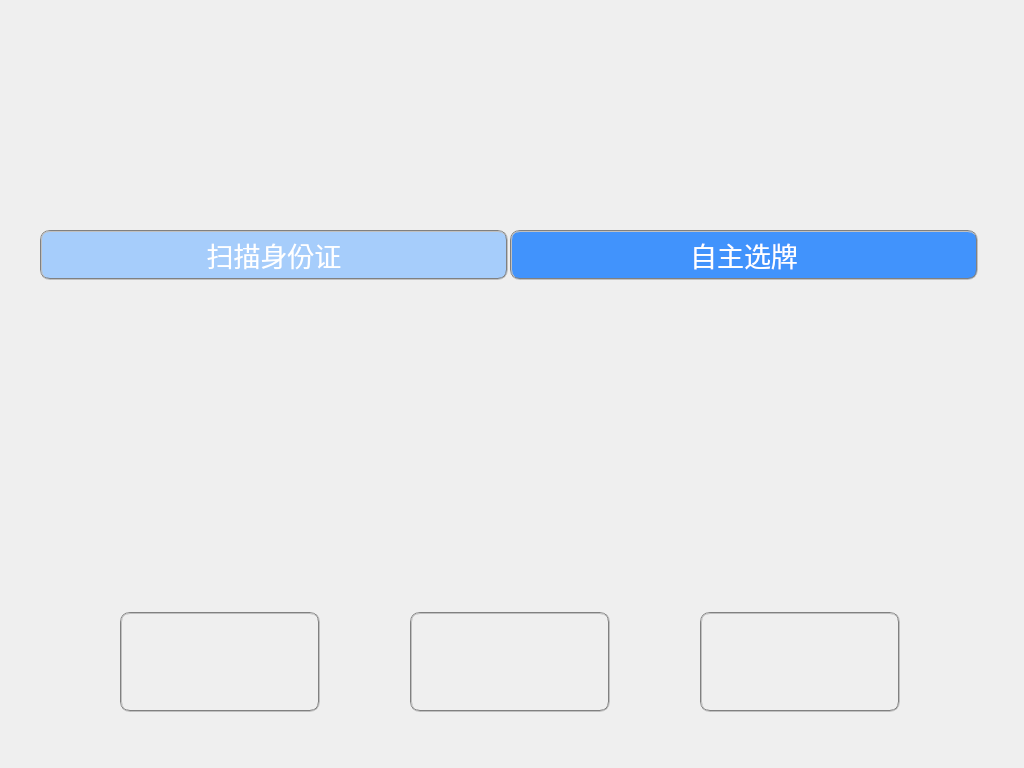
<?xml version="1.0" encoding="UTF-8"?>
<ui version="4.0">
 <class>SelectLicenseDialog</class>
 <widget class="QDialog" name="SelectLicenseDialog">
  <property name="geometry">
   <rect>
    <x>0</x>
    <y>0</y>
    <width>1024</width>
    <height>768</height>
   </rect>
  </property>
  <property name="windowTitle">
   <string>SelectLicenseDialog</string>
  </property>
  <widget class="QPushButton" name="pBtnConfirm">
   <property name="geometry">
    <rect>
     <x>700</x>
     <y>612</y>
     <width>200</width>
     <height>100</height>
    </rect>
   </property>
   <property name="font">
    <font>
     <pointsize>22</pointsize>
    </font>
   </property>
   <property name="styleSheet">
    <string notr="true">border:2px groove gray;border-radius:10px;padding:2px 4px;
border-image: url(:/Resources/Images/confirmoff.png);</string>
   </property>
   <property name="text">
    <string/>
   </property>
  </widget>
  <widget class="QPushButton" name="pBtnHomepage">
   <property name="geometry">
    <rect>
     <x>120</x>
     <y>612</y>
     <width>200</width>
     <height>100</height>
    </rect>
   </property>
   <property name="font">
    <font>
     <family>Algerian</family>
     <pointsize>22</pointsize>
    </font>
   </property>
   <property name="styleSheet">
    <string notr="true">border:2px groove gray;border-radius:10px;padding:2px 4px;
border-image: url(:/Resources/Images/homepageon.png);</string>
   </property>
   <property name="text">
    <string/>
   </property>
  </widget>
  <widget class="QPushButton" name="pBtnNext">
   <property name="geometry">
    <rect>
     <x>410</x>
     <y>612</y>
     <width>200</width>
     <height>100</height>
    </rect>
   </property>
   <property name="minimumSize">
    <size>
     <width>200</width>
     <height>100</height>
    </size>
   </property>
   <property name="font">
    <font>
     <pointsize>22</pointsize>
    </font>
   </property>
   <property name="styleSheet">
    <string notr="true">border:2px groove gray;border-radius:10px;padding:2px 4px;
border-image: url(:/Resources/Images/anotheroff.png);</string>
   </property>
   <property name="text">
    <string/>
   </property>
  </widget>
  <widget class="QPushButton" name="pBtnSelect">
   <property name="geometry">
    <rect>
     <x>510</x>
     <y>230</y>
     <width>468</width>
     <height>50</height>
    </rect>
   </property>
   <property name="font">
    <font>
     <family>黑体</family>
     <pointsize>20</pointsize>
    </font>
   </property>
   <property name="styleSheet">
    <string notr="true">border:2px groove gray;border-radius:10px;padding:2px 4px;
color: rgb(255, 255, 255);
background-color: rgb(65, 147, 252);</string>
   </property>
   <property name="text">
    <string>自主选牌</string>
   </property>
  </widget>
  <widget class="QPushButton" name="pBtnScanIdSelect">
   <property name="geometry">
    <rect>
     <x>40</x>
     <y>230</y>
     <width>468</width>
     <height>50</height>
    </rect>
   </property>
   <property name="font">
    <font>
     <family>黑体</family>
     <pointsize>20</pointsize>
    </font>
   </property>
   <property name="styleSheet">
    <string notr="true">border:2px groove gray;border-radius:10px;padding:2px 4px;
color: rgb(255, 255, 255);
background-color: rgb(166, 205, 251);</string>
   </property>
   <property name="text">
    <string>扫描身份证</string>
   </property>
  </widget>
 </widget>
 <layoutdefault spacing="6" margin="11"/>
 <resources>
  <include location="selectlicensedialog.qrc"/>
 </resources>
 <connections/>
</ui>
